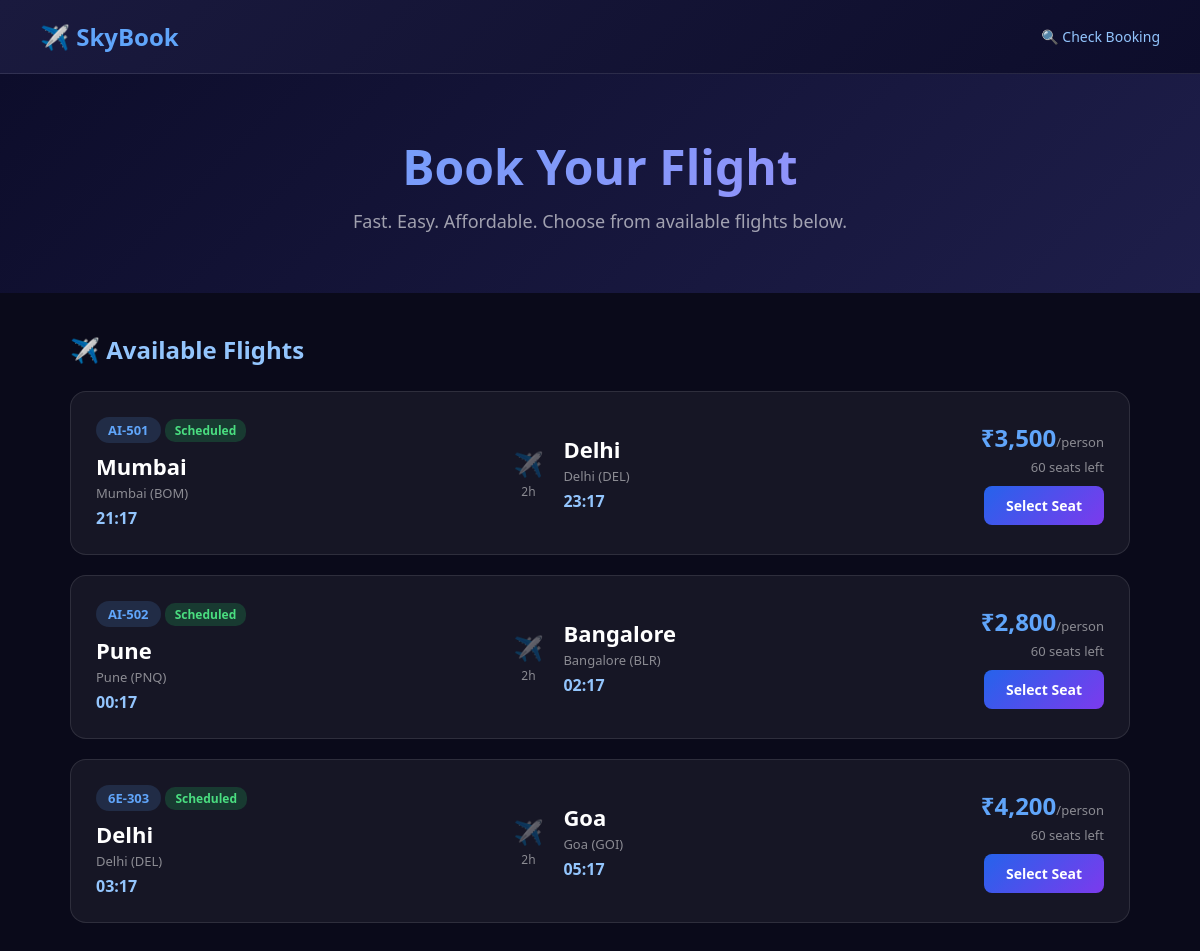
The page / on the database its author committed.
### tables this page shows
CREATE TABLE IF NOT EXISTS flights (
    id INT AUTO_INCREMENT PRIMARY KEY,
    flight_no VARCHAR(10) UNIQUE NOT NULL,
    origin VARCHAR(100) NOT NULL,
    destination VARCHAR(100) NOT NULL,
    departure DATETIME NOT NULL,
    arrival DATETIME NOT NULL,
    aircraft VARCHAR(50) DEFAULT 'Boeing 737',
    total_seats INT DEFAULT 60,
    price_economy DECIMAL(8,2) DEFAULT 3500.00,
    price_business DECIMAL(8,2) DEFAULT 12000.00,
    status ENUM('scheduled','boarding','departed','cancelled') DEFAULT 'scheduled'
);

### index.php (the view, shortened to what this page needs)
<?php
require_once 'db.php';
$flights=$pdo->query("SELECT * FROM flights ORDER BY departure")->fetchAll(PDO::FETCH_ASSOC);
?>
<!DOCTYPE html><html>
<head><title>SkyBook - Airline Seat Booking</title>
</head>
<body>
<header>
  <div class="logo">✈️ SkyBook</div>
  <a href="check_booking.php" style="color:#93c5fd;text-decoration:none;font-size:14px">🔍 Check Booking</a>
</header>
<div class="hero">
  <h1>Book Your Flight</h1>
  <p>Fast. Easy. Affordable. Choose from available flights below.</p>
</div>
<div class="container">
  <h2>✈️ Available Flights</h2>
  <div class="flights-grid">
    <?php foreach($flights as $f):
      $stmt=$pdo->prepare("SELECT seat_number FROM bookings WHERE flight_id=?");
      $stmt->execute([$f['id']]);
      $booked=count($stmt->fetchAll());
      $avail=$f['total_seats']-$booked;
    ?>
    <div class="flight-card">
      <div>
        <span class="flight-no"><?=htmlspecialchars($f['flight_no'])?></span>
        <span class="status <?=$f['status']?>"><?=ucfirst($f['status'])?></span>
        <div class="city"><?=explode(' ',$f['origin'])[0]?></div>
        <div class="airport"><?=$f['origin']?></div>
        <div class="time"><?=date('H:i',strtotime($f['departure']))?></div>
      </div>
      <div class="arrow">
        ✈️<br>
        <div class="duration"><?=round((strtotime($f['arrival'])-strtotime($f['departure']))/3600,1)?>h</div>
      </div>
      <div>
        <div class="city"><?=explode(' ',$f['destination'])[0]?></div>
        <div class="airport"><?=$f['destination']?></div>
        <div class="time"><?=date('H:i',strtotime($f['arrival']))?></div>
      </div>
      <div class="price-block">
        <div class="price">₹<?=number_format($f['price_economy'],0)?><small>/person</small></div>
        <div style="font-size:13px;color:rgba(255,255,255,0.5);margin-top:4px"><?=$avail?> seats left</div>
        <?php if($f['status']==='cancelled'):?>
        <span style="color:#f87171;font-size:14px">Flight Cancelled</span>
        <?php else:?>
        <a href="seats.php?flight=<?=$f['id']?>" class="btn">Select Seat</a>
        <?php endif;?>
      </div>
    </div>
    <?php endforeach;?>
  </div>
</div>
</body></html>

### index.php (style rules this page uses)
* { box-sizing:border-box;margin:0;padding:0 }
body { font-family:'Segoe UI',sans-serif;background:#0a0a1a;color:white;min-height:100vh }
header { background:linear-gradient(135deg,#1a1a3e,#0d0d2b);padding:20px 40px;display:flex;justify-content:space-between;align-items:center;border-bottom:1px solid rgba(255,255,255,0.1) }
.logo { font-size:24px;font-weight:700;color:#60a5fa }
.hero { background:linear-gradient(135deg,#0d0d2b,#1e1e4a);padding:60px 40px;text-align:center }
.hero h1 { font-size:48px;font-weight:800;background:linear-gradient(135deg,#60a5fa,#a78bfa);-webkit-background-clip:text;-webkit-text-fill-color:transparent;margin-bottom:10px }
.hero p { color:rgba(255,255,255,0.6);font-size:18px }
.container { max-width:1100px;margin:40px auto;padding:0 20px }
h2 { font-size:24px;margin-bottom:25px;color:#93c5fd }
.flights-grid { display:grid;gap:20px }
.flight-card { background:rgba(255,255,255,0.05);border:1px solid rgba(255,255,255,0.1);border-radius:16px;padding:25px;display:grid;grid-template-columns:1fr auto 1fr auto;align-items:center;gap:20px;transition:border-color .2s }
.city { font-size:22px;font-weight:700 }
.airport { font-size:13px;color:rgba(255,255,255,0.5);margin-top:3px }
.time { font-size:16px;font-weight:600;color:#93c5fd;margin-top:5px }
.arrow { text-align:center;color:rgba(255,255,255,0.4);font-size:24px }
.duration { font-size:12px;color:rgba(255,255,255,0.5);margin-top:3px }
.flight-no { background:rgba(96,165,250,0.15);color:#60a5fa;padding:4px 12px;border-radius:20px;font-size:13px;font-weight:700;margin-bottom:8px;display:inline-block }
.price-block { text-align:right }
.price { font-size:24px;font-weight:800;color:#60a5fa }
.price small { font-size:13px;font-weight:400;color:rgba(255,255,255,0.5) }
.btn { display:inline-block;padding:10px 22px;background:linear-gradient(135deg,#2563eb,#7c3aed);color:white;border-radius:8px;text-decoration:none;font-weight:600;font-size:14px;margin-top:10px }
.status { font-size:12px;padding:3px 10px;border-radius:10px;font-weight:600 }
.scheduled { background:rgba(34,197,94,0.2);color:#4ade80 }

### rows shown on the page
flights: flight_no "AI-501", status "Scheduled", origin "Mumbai", origin "Mumbai (BOM)", departure "21:17", arrival+departure "2", destination "Delhi", destination "Delhi (DEL)", arrival "23:17", price_economy "3,500", total_seats "60"
flights: flight_no "AI-502", status "Scheduled", origin "Pune", origin "Pune (PNQ)", departure "00:17", arrival+departure "2", destination "Bangalore", destination "Bangalore (BLR)", arrival "02:17", price_economy "2,800", total_seats "60"
flights: flight_no "6E-303", status "Scheduled", origin "Delhi", origin "Delhi (DEL)", departure "03:17", arrival+departure "2", destination "Goa", destination "Goa (GOI)", arrival "05:17", price_economy "4,200", total_seats "60"
